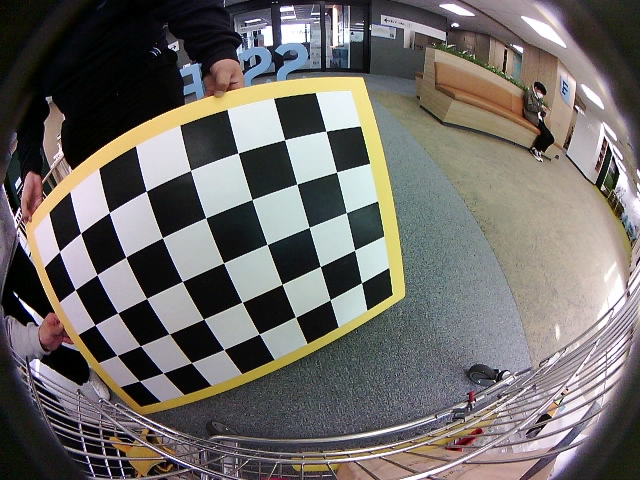
#> input picture pjh/data/intrinsic_cart/intrinsic_pattern10.png, 640 x 480 px; its folder holds 4 pictures in this run
$ python get_intrinsic_params.py
#> lines starting #> are read from the running program, lines starting #| are printed output that depends on the picture; after the words box and inside, x2 and y2 are one past the last pixel; in counts of white or black regions, pixels touching at a corner belong together
import cv2
import numpy as np
import os
import glob

# Defining the dimensions of checkerboard
CHECKERBOARD = (5,8)
criteria = (cv2.TERM_CRITERIA_EPS + cv2.TERM_CRITERIA_MAX_ITER, 30, 0.1)
calibration_flags = cv2.fisheye.CALIB_RECOMPUTE_EXTRINSIC+cv2.fisheye.CALIB_CHECK_COND+cv2.fisheye.CALIB_FIX_SKEW
# Creating vector to store vectors of 3D points for each checkerboard image
objpoints = []
# Creating vector to store vectors of 2D points for each checkerboard image
imgpoints = []


# Defining the world coordinates for 3D points
objp = np.zeros((1, CHECKERBOARD[0] * CHECKERBOARD[1], 3), np.float32)
objp[0,:,:2] = np.mgrid[0:CHECKERBOARD[0], 0:CHECKERBOARD[1]].T.reshape(-1, 2)

_img_shape = None
# Extracting path of individual image stored in a given directory
images = glob.glob('pjh/data/intrinsic_cart/*.png')
print(images)
for fname in images:
    img = cv2.imread(fname)
#> img is the input picture: shape (480, 640, 3); mean B, G, R 103.4, 106.3, 110.2
    if _img_shape == None:
            _img_shape = img.shape[:2] # image.shape(:2) => img.shape(height, width)

    assert _img_shape == img.shape[:2], "All i same size."
    gray = cv2.cvtColor(img,cv2.COLOR_BGR2GRAY)
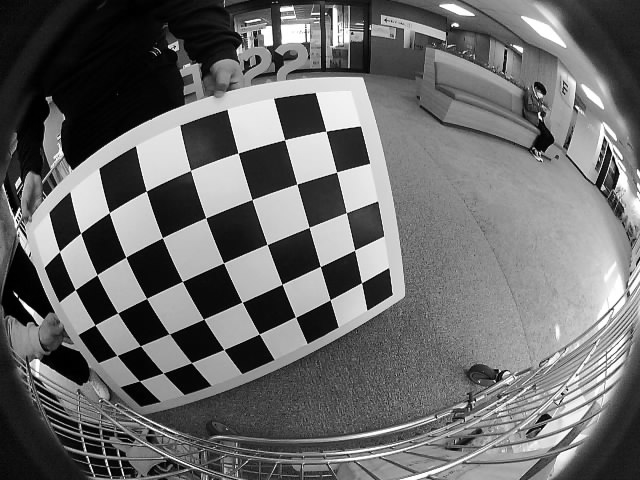
#> gray: shape (480, 640); min 0, max 255, mean 107.1

    # Find the chess board corners
    # If desired number of corners are found in the image then ret = true
    ret, corners = cv2.findChessboardCorners(gray, CHECKERBOARD, cv2.CALIB_CB_ADAPTIVE_THRESH + cv2.CALIB_CB_FAST_CHECK + cv2.CALIB_CB_NORMALIZE_IMAGE)
#> ret = True; corners = 40 rows, first 8: [139.4, 380.9], [117.1, 355.4], [94.97, 325], [75.23, 289.6], [59.49, 251.5], [163, 372.8], [140.4, 345.9], [117.7, 313]

    """
    If desired number of corner are detected,
    we refine the pixel coordinates and display
    them on the images of checker board
    """
    if ret == True:
        objpoints.append(objp)
        # refining pixel coordinates for given 2d points.
        corners2 = cv2.cornerSubPix(gray, corners, (3,3),(-1,-1), criteria)
#> corners2 = 40 rows, first 8: [139.4, 380.9], [117, 355.4], [94.94, 325], [75.24, 289.6], [59.48, 251.5], [163.1, 372.8], [140.4, 345.9], [117.7, 313]

        imgpoints.append(corners2)
        N_OK = len(objpoints)
        # Draw and display the corners
        img = cv2.drawChessboardCorners(img, CHECKERBOARD, corners2, ret)
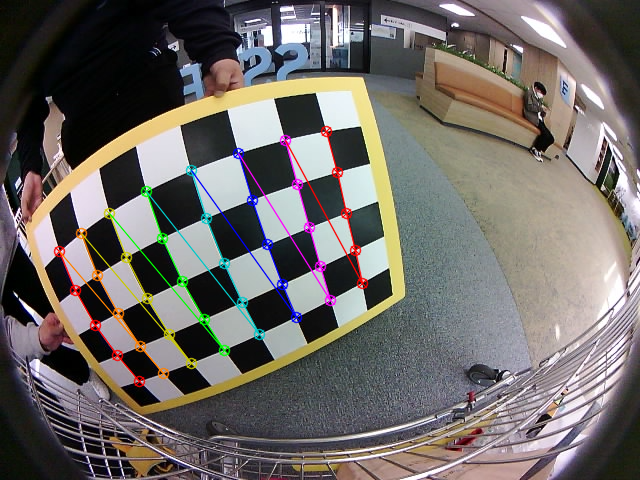
#> img: shape (480, 640, 3); 3.2% of pixels changed, all inside (x1, y1, x2, y2) = (53, 125, 369, 388)

    cv2.imshow('img',img)
    cv2.waitKey(0)
#> pass 2 of the loop `for fname in images:`:
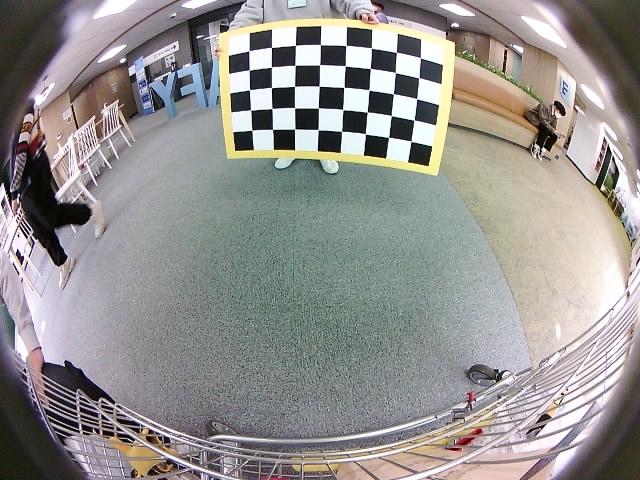
#> input picture pjh/data/intrinsic_cart/intrinsic_pattern16.png, 640 x 480 px
#> img is the input picture: shape (480, 640, 3); mean B, G, R 143, 145.7, 147.5
#> `gray = cv2.cvtColor(img,cv2.COLOR_BGR2GRAY)`:
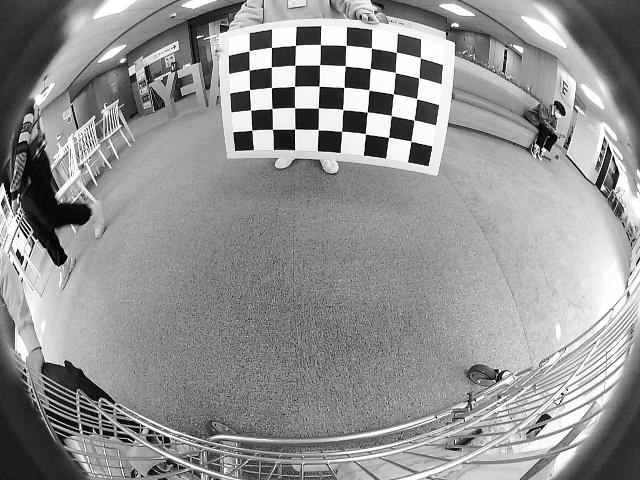
#> gray: shape (480, 640); min 0, max 255, mean 145.8
#> corners = 40 rows, first 8: [251.8, 130.2], [250.5, 109.8], [249.5, 89.75], [249.3, 69.96], [249.1, 50.73], [272.6, 129.5], [271.8, 108.5], [271.5, 87.65]
#> corners2 = 40 rows, first 8: [251.8, 130.2], [250.5, 109.8], [249.5, 89.72], [249.3, 70.03], [249.1, 50.75], [272.5, 129.4], [271.8, 108.4], [271.5, 87.62]
#> `img = cv2.drawChessboardCorners(img, CHECKERBOARD, corners2, ret)`:
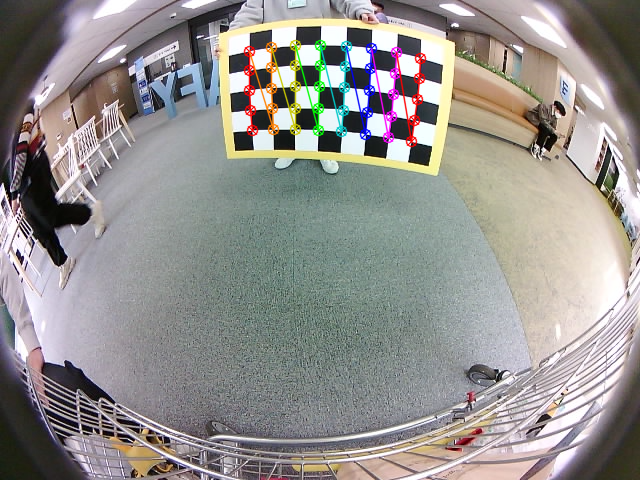
#> img: shape (480, 640, 3); 2.25% of pixels changed, all inside (x1, y1, x2, y2) = (243, 39, 427, 148)
#> pass 3 of the loop `for fname in images:`:
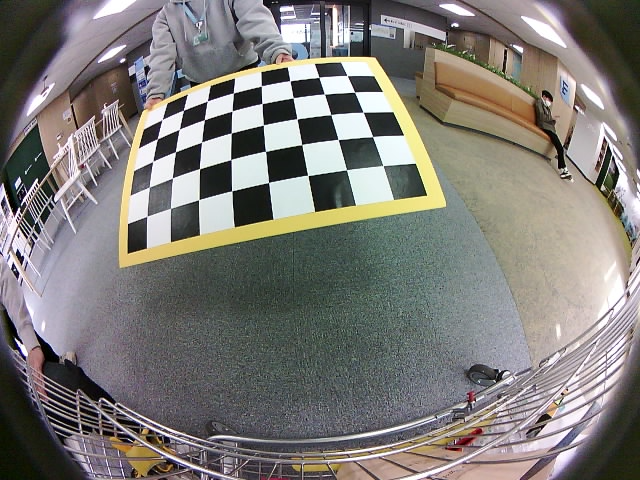
#> input picture pjh/data/intrinsic_cart/intrinsic_pattern19.png, 640 x 480 px
#> img is the input picture: shape (480, 640, 3); mean B, G, R 119, 122.9, 125.8
#> `gray = cv2.cvtColor(img,cv2.COLOR_BGR2GRAY)`:
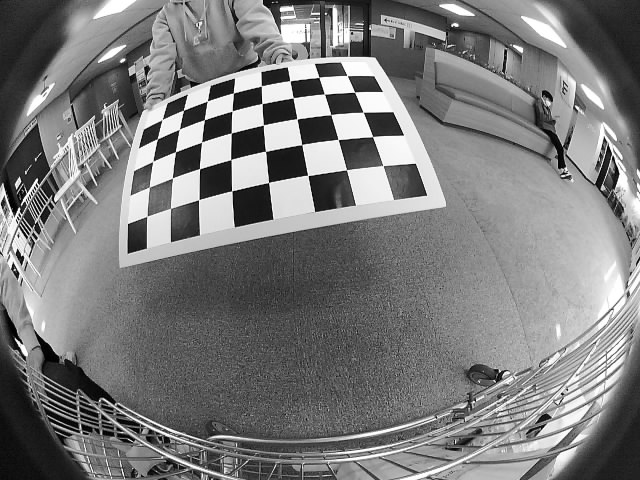
#> gray: shape (480, 640); min 0, max 255, mean 123.2
#> corners = 40 rows, first 8: [146.9, 216.3], [149.4, 187.1], [152.8, 161.3], [157.5, 138.8], [161.9, 119.7], [170.6, 208.4], [172.4, 177.9], [175.5, 151.7]
#> corners2 = 40 rows, first 8: [146.9, 216.3], [149.3, 187.1], [152.9, 161.3], [157.4, 138.8], [162, 119.6], [170.6, 208.3], [172.4, 177.9], [175.4, 151.8]
#> `img = cv2.drawChessboardCorners(img, CHECKERBOARD, corners2, ret)`:
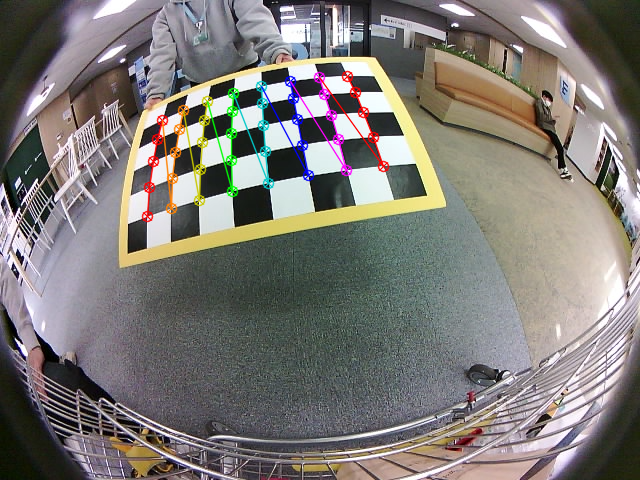
#> img: shape (480, 640, 3); 2.43% of pixels changed, all inside (x1, y1, x2, y2) = (141, 70, 390, 223)
#> the loop made 4 passes; the first 3 are shown

cv2.destroyAllWindows()

h,w = img.shape[:2]
#> h = 480; w = 640

"""
Performing camera calibration by
passing the value of known 3D points (objpoints)
and corresponding pixel coordinates of the
detected corners (imgpoints)
"""

#
K = np.zeros((3, 3))
D = np.zeros((4, 1))
DIM = _img_shape[::-1]
#> DIM = (640, 480)
rvecs = [np.zeros((1, 1, 3), dtype=np.float64) for i in range(N_OK)]
tvecs = [np.zeros((1, 1, 3), dtype=np.float64) for i in range(N_OK)]
print(str(K.tolist()))
print(str(D.tolist()))
#> (the run stopped early here; a loop or call above may not have finished)
